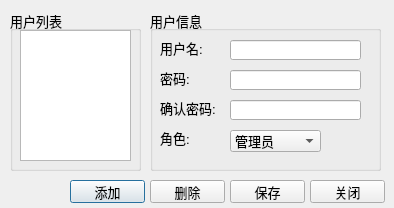
<?xml version="1.0" encoding="UTF-8"?>
<ui version="4.0">
 <class>Dialog_user</class>
 <widget class="QDialog" name="Dialog_user">
  <property name="geometry">
   <rect>
    <x>0</x>
    <y>0</y>
    <width>394</width>
    <height>208</height>
   </rect>
  </property>
  <property name="font">
   <font>
    <pointsize>10</pointsize>
   </font>
  </property>
  <property name="windowTitle">
   <string>用户</string>
  </property>
  <widget class="QGroupBox" name="groupBox_list">
   <property name="geometry">
    <rect>
     <x>10</x>
     <y>10</y>
     <width>131</width>
     <height>161</height>
    </rect>
   </property>
   <property name="title">
    <string>用户列表</string>
   </property>
   <widget class="QListWidget" name="listWidget">
    <property name="geometry">
     <rect>
      <x>10</x>
      <y>20</y>
      <width>111</width>
      <height>131</height>
     </rect>
    </property>
   </widget>
  </widget>
  <widget class="QGroupBox" name="groupBox_info">
   <property name="geometry">
    <rect>
     <x>150</x>
     <y>10</y>
     <width>231</width>
     <height>161</height>
    </rect>
   </property>
   <property name="title">
    <string>用户信息</string>
   </property>
   <widget class="QLabel" name="label_username">
    <property name="geometry">
     <rect>
      <x>10</x>
      <y>30</y>
      <width>54</width>
      <height>16</height>
     </rect>
    </property>
    <property name="text">
     <string>用户名:</string>
    </property>
   </widget>
   <widget class="QLineEdit" name="lineEdit_username">
    <property name="geometry">
     <rect>
      <x>80</x>
      <y>30</y>
      <width>131</width>
      <height>20</height>
     </rect>
    </property>
   </widget>
   <widget class="QLabel" name="label_password">
    <property name="geometry">
     <rect>
      <x>10</x>
      <y>60</y>
      <width>54</width>
      <height>16</height>
     </rect>
    </property>
    <property name="text">
     <string>密码:</string>
    </property>
   </widget>
   <widget class="QLineEdit" name="lineEdit_password">
    <property name="geometry">
     <rect>
      <x>80</x>
      <y>60</y>
      <width>131</width>
      <height>20</height>
     </rect>
    </property>
    <property name="echoMode">
     <enum>QLineEdit::Password</enum>
    </property>
   </widget>
   <widget class="QLabel" name="label_confirm">
    <property name="geometry">
     <rect>
      <x>10</x>
      <y>90</y>
      <width>61</width>
      <height>16</height>
     </rect>
    </property>
    <property name="text">
     <string>确认密码:</string>
    </property>
   </widget>
   <widget class="QLineEdit" name="lineEdit_confirm">
    <property name="geometry">
     <rect>
      <x>80</x>
      <y>90</y>
      <width>131</width>
      <height>20</height>
     </rect>
    </property>
    <property name="echoMode">
     <enum>QLineEdit::Password</enum>
    </property>
   </widget>
   <widget class="QLabel" name="label_actor">
    <property name="geometry">
     <rect>
      <x>10</x>
      <y>120</y>
      <width>61</width>
      <height>16</height>
     </rect>
    </property>
    <property name="text">
     <string>角色:</string>
    </property>
   </widget>
   <widget class="QComboBox" name="comboBox_actor">
    <property name="geometry">
     <rect>
      <x>80</x>
      <y>120</y>
      <width>91</width>
      <height>22</height>
     </rect>
    </property>
    <item>
     <property name="text">
      <string>管理员</string>
     </property>
    </item>
    <item>
     <property name="text">
      <string>工程师</string>
     </property>
    </item>
    <item>
     <property name="text">
      <string>操作员</string>
     </property>
    </item>
   </widget>
  </widget>
  <widget class="QPushButton" name="pushButton_add">
   <property name="geometry">
    <rect>
     <x>70</x>
     <y>180</y>
     <width>75</width>
     <height>23</height>
    </rect>
   </property>
   <property name="text">
    <string>添加</string>
   </property>
  </widget>
  <widget class="QPushButton" name="pushButton_del">
   <property name="geometry">
    <rect>
     <x>150</x>
     <y>180</y>
     <width>75</width>
     <height>23</height>
    </rect>
   </property>
   <property name="text">
    <string>删除</string>
   </property>
  </widget>
  <widget class="QPushButton" name="pushButton_save">
   <property name="geometry">
    <rect>
     <x>230</x>
     <y>180</y>
     <width>75</width>
     <height>23</height>
    </rect>
   </property>
   <property name="text">
    <string>保存</string>
   </property>
  </widget>
  <widget class="QPushButton" name="pushButton_close">
   <property name="geometry">
    <rect>
     <x>310</x>
     <y>180</y>
     <width>75</width>
     <height>23</height>
    </rect>
   </property>
   <property name="text">
    <string>关闭</string>
   </property>
  </widget>
 </widget>
 <tabstops>
  <tabstop>listWidget</tabstop>
  <tabstop>lineEdit_username</tabstop>
  <tabstop>lineEdit_password</tabstop>
  <tabstop>lineEdit_confirm</tabstop>
  <tabstop>comboBox_actor</tabstop>
  <tabstop>pushButton_add</tabstop>
  <tabstop>pushButton_del</tabstop>
 </tabstops>
 <resources/>
 <connections/>
</ui>
